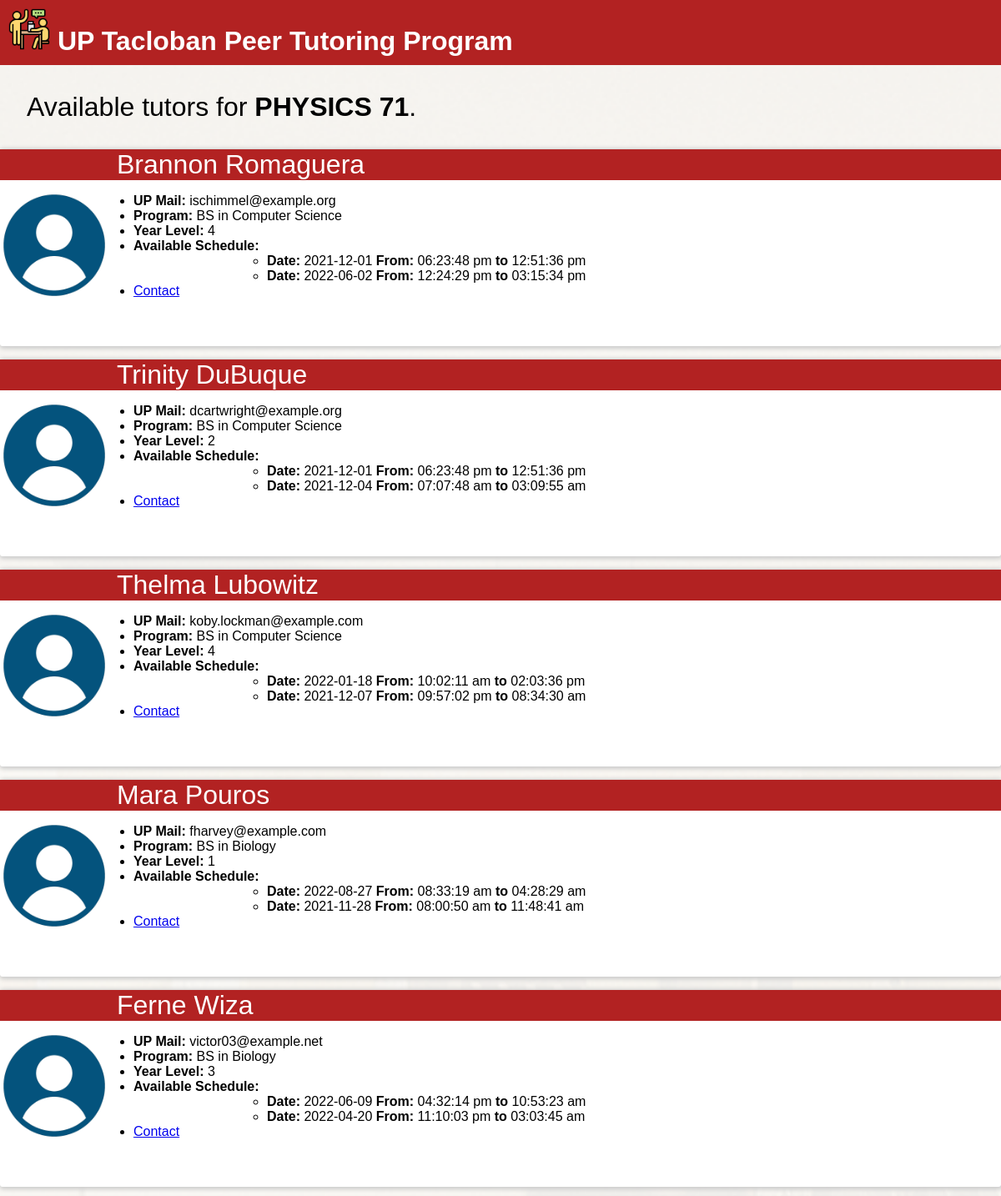
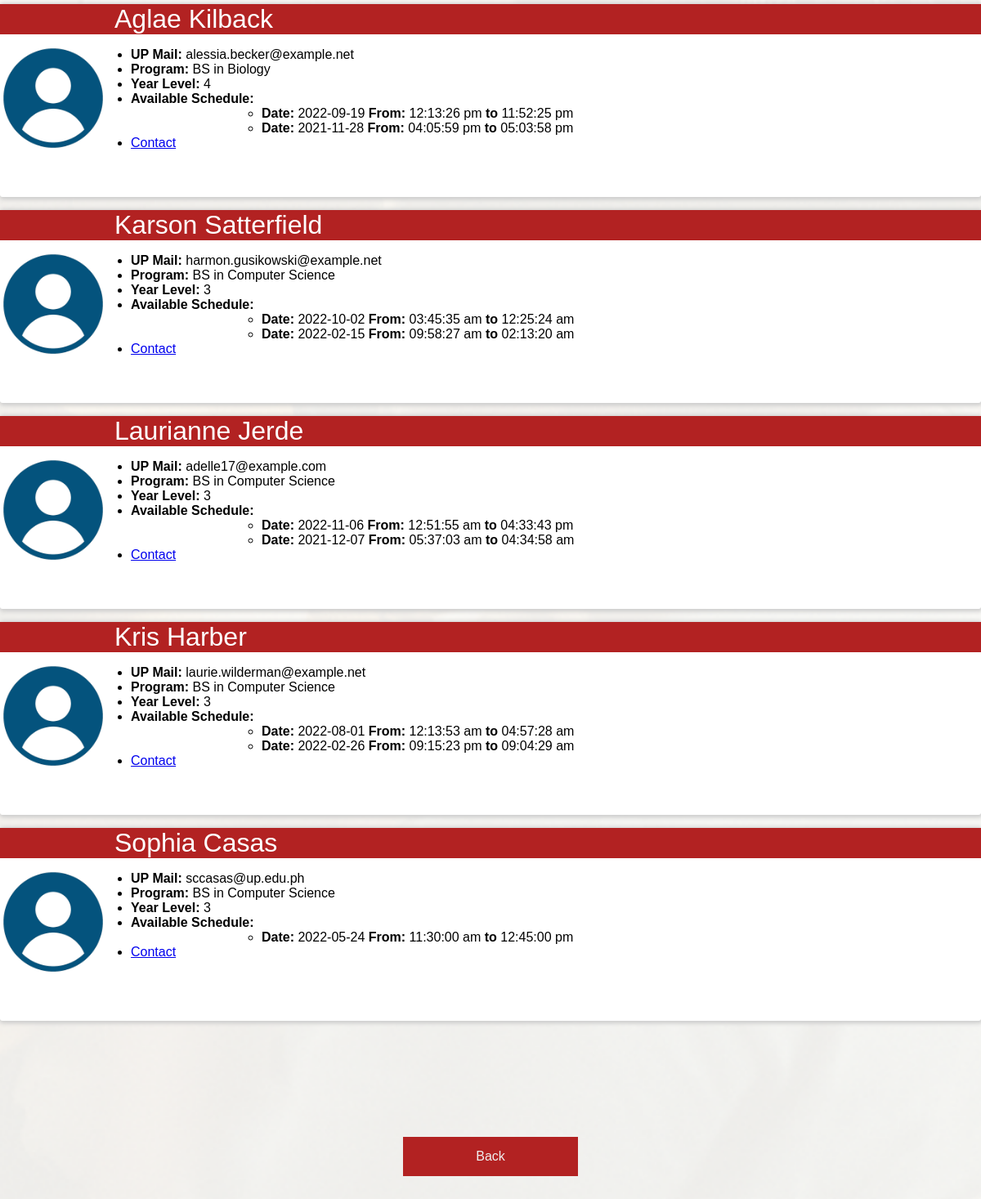
Page /list-tutor.php?subject=PHYSICS 71 (signed in) on the committed database (2 pictures, top to bottom).
### tables this page shows
CREATE TABLE `tutor` (
  `tutor_id` int(11) NOT NULL,
  `first_name` varchar(100) NOT NULL,
  `last_name` varchar(100) NOT NULL,
  `upmail` varchar(100) NOT NULL,
  `program` varchar(100) NOT NULL,
  `year_level` int(11) NOT NULL
);

CREATE TABLE `available_time` (
  `available_time_id` int(11) NOT NULL,
  `date` date NOT NULL,
  `start_time` time NOT NULL,
  `end_time` time NOT NULL
);

### list-tutor.php (the view, shortened to what this page needs)
<?php include("top.html"); include("server.php");
?>
<?php
if(isset($_GET['subject'])){
    $subject = $_GET['subject'];
}
?>
<p id="result">Available tutors for <strong><?=$subject?></strong>.</p>
<?php
$query = "SELECT t.tutor_id, t.first_name, t.last_name, t.upmail, t.program, t.year_level
    FROM tutor t
    JOIN tutor_teaches tt
    ON t.tutor_id=tt.tutor_id
    JOIN subject s
    ON tt.subject_id=s.subject_id
    WHERE title='$subject'";
$result = mysqli_query($db, $query);
foreach($result as $row){
?>
<div class="match">
        <p>
        <img src="images/user.png" width=150 alt="User" /><span><?=$row['first_name'] . " " . $row['last_name']?></span>
        </p>
        <ul>
            <li><?="<strong>UP Mail: </strong>" . $row['upmail']?></li>
            <li><?="<strong>Program: </strong>" . $row['program']?></li>
            <li><?="<strong>Year Level: </strong>" . $row['year_level']?></li>
<?php
    $tutor_id = $row['tutor_id'];
    $schedQuery = "SELECT date, start_time, end_time
        FROM available_time at
        JOIN tutor_available_time tat
        ON at.available_time_id=tat.available_time_id
        JOIN tutor t
        ON t.tutor_id=tat.tutor_id
        WHERE t.tutor_id=$tutor_id";
    $schedResult = mysqli_query($db, $schedQuery);
?>
            <li><?="<strong>Available Schedule: </strong>"?>
                <ul>
<?php
    foreach($schedResult as $schedRow){
?>
                    <li><?="<strong>Date: </strong>" . $schedRow['date'] . "<strong> From: </strong>" . date('h:i:s a', strtotime($schedRow['start_time'])) . "<strong> to </strong>" . date('h:i:s a', strtotime($schedRow['end_time']))?></li>
<?php } ?>
                </ul>
            <li>
                <a href=<?="https://mail.google.com/mail/?view=cm&fs=1&to=" . $row['upmail'] . "&su=UP_Tacloban_Peer_Tutoring_Program&body=Hello!"?>>Contact</a>
            </li>
        </ul>
</div>
<?php } ?>
<div class="container">
     <div class="center">
        <p><a href="find-tutor.php" class="button">Back</a></p>
     </div>
</div>
</body>
</html>

### tutor.css (style rules this page uses)
body { font-size: 12pt; font-family: verdana, sans-serif; margin: 0; padding: 0; background: url("images/bg.png") no-repeat center center fixed; -webkit-background-size:cover; -moz-background-size:cover; -o-background-size: cover; background-size: cover; animation: slideBg 8s linear infinite 0s; animation-timing-function: ease-in-out; }
#banner { background-image: url("images/banner-background.png"); background-repeat: repeat; font-size: 24pt; font-weight: bold; color: white; padding: 10px; }
.container { height: 300px; position: relative; }
.center { position: absolute; top: 50%; left: 50%; -ms-transform: translate(-50%, -50%); transform: translate(-50%, -50%); }
.center a { margin: 5px; }
.button { background-color: #b22222; width: 150px; border: none; color: #F0F0F0; padding: 15px 32px; text-align: center; text-decoration: none; display: inline-block; font-size: 16px; }
.button { transition-duration: 0.4s; }
.match { height: 220px; margin-bottom: 1em; padding-bottom: 1em; background-color: white; border-radius: 3px; -moz-box-shadow: 1px 1px 5px 2px #ccc; -webkit-box-shadow: 1px 1px 5px 2px #ccc; box-shadow: 1px 1px 5px 2px #ccc; }
.match img { width: 130px; float: left; margin-right: 10px; margin-bottom: 3em; padding-top: 50px; }
.match p { background-color: #b22222; clear: left; }
#result { margin-left: 1em; font-size: 24pt; }
p span { color: white; font-size: 24pt; }
.match ul { padding-left: 160px; }

### rows in the picture
tutor: first_name "Brannon", last_name "Romaguera", upmail "ischimmel@example.org", program "BS in Computer Science", year_level "4"
available_time: date "2021-12-01", start_time "06:23:48 pm", end_time "12:51:36 pm"
available_time: date "2022-06-02", start_time "12:24:29 pm", end_time "03:15:34 pm"
tutor: first_name "Trinity", last_name "DuBuque", upmail "dcartwright@example.org", program "BS in Computer Science", year_level "2"
available_time: date "2021-12-04", start_time "07:07:48 am", end_time "03:09:55 am"
tutor: first_name "Thelma", last_name "Lubowitz", upmail "koby.lockman@example.com", program "BS in Computer Science", year_level "4"
available_time: date "2022-01-18", start_time "10:02:11 am", end_time "02:03:36 pm"
available_time: date "2021-12-07", start_time "09:57:02 pm", end_time "08:34:30 am"
tutor: first_name "Mara", last_name "Pouros", upmail "fharvey@example.com", program "BS in Biology", year_level "1"
available_time: date "2022-08-27", start_time "08:33:19 am", end_time "04:28:29 am"
available_time: date "2021-11-28", start_time "08:00:50 am", end_time "11:48:41 am"
tutor: first_name "Ferne", last_name "Wiza", upmail "victor03@example.net", program "BS in Biology", year_level "3"
available_time: date "2022-06-09", start_time "04:32:14 pm", end_time "10:53:23 am"
available_time: date "2022-04-20", start_time "11:10:03 pm", end_time "03:03:45 am"
tutor: first_name "Aglae", last_name "Kilback", upmail "alessia.becker@example.net", program "BS in Biology", year_level "4"
available_time: date "2022-09-19", start_time "12:13:26 pm", end_time "11:52:25 pm"
available_time: date "2021-11-28", start_time "04:05:59 pm", end_time "05:03:58 pm"
tutor: first_name "Karson", last_name "Satterfield", upmail "harmon.gusikowski@example.net", program "BS in Computer Science", year_level "3"
available_time: date "2022-10-02", start_time "03:45:35 am", end_time "12:25:24 am"
available_time: date "2022-02-15", start_time "09:58:27 am", end_time "02:13:20 am"
tutor: first_name "Laurianne", last_name "Jerde", upmail "adelle17@example.com", program "BS in Computer Science", year_level "3"
available_time: date "2022-11-06", start_time "12:51:55 am", end_time "04:33:43 pm"
available_time: date "2021-12-07", start_time "05:37:03 am", end_time "04:34:58 am"
tutor: first_name "Kris", last_name "Harber", upmail "laurie.wilderman@example.net", program "BS in Computer Science", year_level "3"
available_time: date "2022-08-01", start_time "12:13:53 am", end_time "04:57:28 am"
available_time: date "2022-02-26", start_time "09:15:23 pm", end_time "09:04:29 am"
tutor: first_name "Sophia", last_name "Casas", upmail "sccasas@up.edu.ph", program "BS in Computer Science", year_level "3"
available_time: date "2022-05-24", start_time "11:30:00 am", end_time "12:45:00 pm"

### other values in the picture
$subject "PHYSICS 71"
